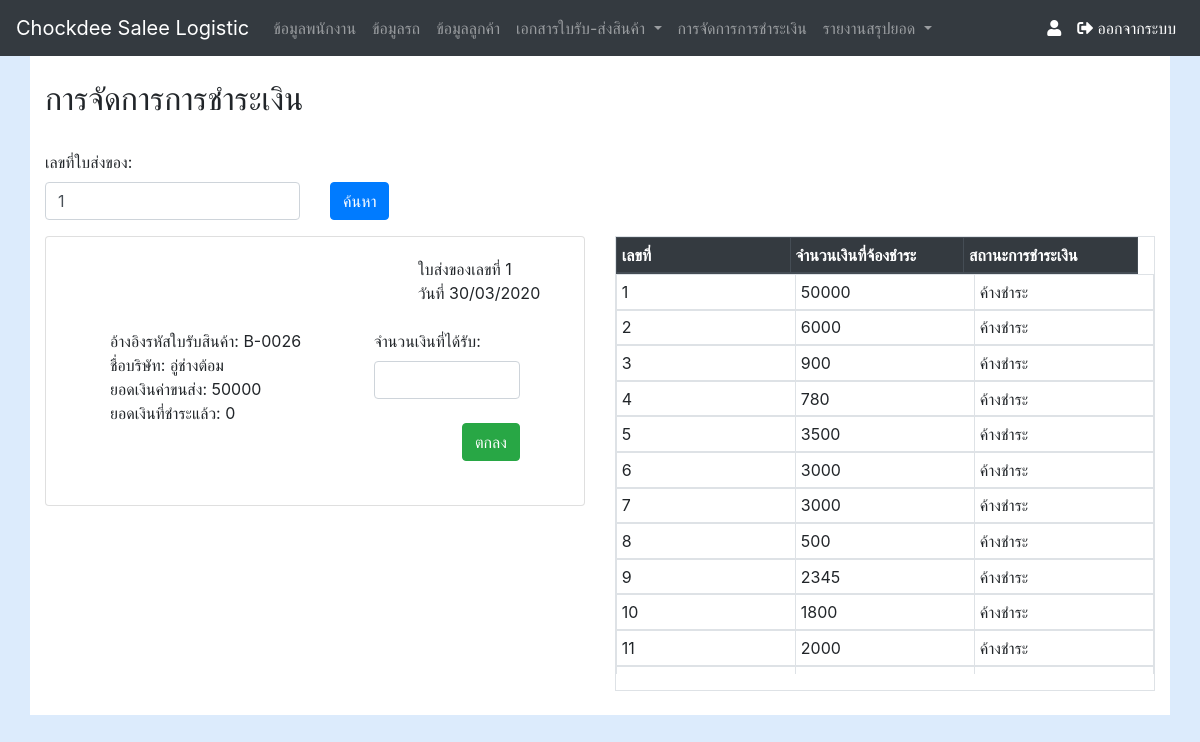
/payment.php?id=1, run on the app's committed database.
### tables this page shows
CREATE TABLE `tb_inv_wb` (
  `tiw_id` int(11) NOT NULL,
  `tiw_wb_id` int(11) NOT NULL,
  `tiw_date` datetime NOT NULL DEFAULT CURRENT_TIMESTAMP,
  `tiw_money` int(11) NOT NULL DEFAULT '0'
);

CREATE TABLE `tb_waybill` (
  `wb_id` int(10) NOT NULL COMMENT 'auto',
  `wb_nbook` varchar(8) NOT NULL COMMENT 'เล่มที่',
  `wb_date` varchar(50) NOT NULL COMMENT 'วันที่',
  `wb_money` float NOT NULL COMMENT 'จำนวนเงิน',
  `wb_payment` enum('ยังไม่ได้ชำระ','ชำระแล้ว') NOT NULL COMMENT 'สถานะ',
  `wb_img` varchar(100) NOT NULL COMMENT 'รูปภาพ',
  `wb_nber` varchar(10) NOT NULL COMMENT 'เลขที่',
  `customer_id` varchar(10) NOT NULL COMMENT 'เรียกใช้มาจากตารางลูกค้า',
  `car_id` int(5) NOT NULL COMMENT 'เรียกใช้มาจากตารางข้อมูลรถ',
  `wb_id_set` varchar(8) DEFAULT NULL,
  `tb_inv_status` int(11) NOT NULL,
  `staff_id` int(11) NOT NULL
);

CREATE TABLE `tb_customer` (
  `cus_id` int(5) NOT NULL COMMENT 'รหัสลูกค้า',
  `customer_id` varchar(10) NOT NULL,
  `cus_compan` varchar(40) NOT NULL COMMENT 'ชื่อบริษัท',
  `cus_house` varchar(8) NOT NULL COMMENT 'บ้านเลขที่',
  `cus_vill` int(5) NOT NULL COMMENT 'หมู่ที่',
  `cus_sub` varchar(20) NOT NULL COMMENT 'ตำบล',
  `cus_area` varchar(20) NOT NULL COMMENT 'อำเภอ',
  `cus_pro` varchar(20) NOT NULL COMMENT 'จังหวัด',
  `cus_pos` varchar(5) NOT NULL COMMENT 'รหัสไปรษณีย์',
  `cus_tle` varchar(10) NOT NULL COMMENT 'เบอร์โทรศัพท์',
  `cus_tin` varchar(13) NOT NULL COMMENT 'เลขประจำตัวผู้เสียภาษี'
);

### payment.php (the view, shortened to what this page needs)
<?php require_once('nevbar.php');
require_once('Connections/myconnect.php');
$id = $_GET["id"];
?>
<!DOCTYPE html>
<html>
<head>
    <link rel="stylesheet" href="css/custom.css" />
</head>
<body>
    <div class="container">
        <br />
        <h2>การจัดการการชำระเงิน</h2>
        <br />
        <form method="get" action="<?php echo $_SERVER['SCRIPT_NAME'];?>">
            <div class="form-group">
                <label for="usr">เลขที่ใบส่งของ:</label>
                <div class="row">
                    <div class="col-sm-3">
                        <input type="text" class="form-control" id="usr" name="id" value="<?php echo $_GET["id"];?>" />
                    </div>
                    <div class="col-sm-1">
                        <button type="submit" class="btn btn-primary">ค้นหา</button>
                    </div>
                </div>
            </div>
        </form>
        <div class=row>
            <div class=col-sm-6>
                <?php
if($_GET["id"]){
  $query_payment = "SELECT * FROM `tb_inv_wb`
                    INNER JOIN tb_waybill
                    ON tb_waybill.wb_id=tb_inv_wb.tiw_wb_id
                    INNER JOIN tb_customer
                    ON tb_customer.cus_id=tb_waybill.	customer_id
                    WHERE tiw_id=$id";
  $PaymentDetail = mysql_query($query_payment, $myconnect) or die(mysql_error());
  $PaymentDetailID = mysql_fetch_assoc($PaymentDetail);
if(!$PaymentDetailID['wb_id_set']){
    echo '<div class="card">
             <div class="card-body">
                 <br />
                <h2>ไม่พบรายการ...<h2>
                <br />
             </div>
        </div>';
}
else{
  ?>
                <div class="card">
                    <div class="card-body">
                        <div class=row>
                            <div class="col-sm-8"></div>
                            <div class="col-sm-4">
                                <div>ใบส่งของเลขที่ <?php echo $_GET["id"] ?> </div>
                                <div>วันที่ <?php echo date_format(date_create($PaymentDetailID['tiw_date']),"d/m/Y") ?>
                                </div>
                            </div>
                        </div>
                        <br />
                        <div class="row">
                            <div class="col-sm-1"></div>
                            <div class="col-sm-6">
                                <div>อ้างอิงรหัสใบรับสินค้า: <?php echo $PaymentDetailID['wb_id_set'] ?></div>
                                <div>ชื่อบริษัท: <?php echo $PaymentDetailID['cus_compan'] ?></div>
                                <div>ยอดเงินค่าขนส่ง: <?php echo $PaymentDetailID['wb_money'] ?></div>
                                <div>ยอดเงินที่ชำระแล้ว: <?php echo $PaymentDetailID['tiw_money'] ?></div>
                                <br />
                            </div>
                            <div class="col-sm-4">
                                <label for="money">จำนวนเงินที่ได้รับ:</label>
                                <input type="number" class="form-control" id="money" />
                                <br />
                                <button class="btn btn-success float-right">ตกลง</button>
                            </div>
                        </div>
                        <br />
                    </div>
                </div>
                <?php
}
                }
                $query_payment_all = "SELECT * FROM `tb_inv_wb`
                INNER JOIN tb_waybill
                ON tb_waybill.wb_id=tb_inv_wb.tiw_wb_id
                INNER JOIN tb_customer
                ON tb_customer.cus_id=tb_waybill.customer_id";
                $PaymentDetailAll = mysql_query($query_payment_all, $myconnect) or die(mysql_error());
?>
            </div>
            <div class="col-sm-6">
                <table class="table table-hover table-sm table-bordered">
                    <thead class="thead-dark">
                        <tr>
                            <th>เลขที่</th>
                            <th>จำนวนเงินที่จ้องชำระ</th>
                            <th>สถานะการชำระเงิน</th>
                        </tr>
                    </thead>
                    <tbody>
                        <?php
                        while($row_PaymentDetailAll = mysql_fetch_array($PaymentDetailAll)) {
                    ?>
                        <tr>
                            <td><?php echo $row_PaymentDetailAll["tiw_id"]; ?></td>
                            <td><?php echo $row_PaymentDetailAll['wb_money'] ?></td>
                            <td><?php echo "ค้างชำระ" ?></td>
                        </tr>
                        <?php } ?>
                    </tbody>
                </table>
            </div>
        </div>
        <br />
    </div>
</body>
</html>

### css/custom.css (style rules this page uses)
body { background: #DCEBFC; }
.container { background: #FFF; }
table, tbody { display: block; height: 400px; overflow: auto; }
thead, tbody tr { display: table; width: 100%; table-layout: fixed; }
thead { width: calc(100% - 1em) }
table { width: 100%; height:100% }

### data on the page
tb_inv_wb: tiw_date "30/03/2020", tb_waybill.wb_id_set "B-0026", tb_customer.cus_compan "อู่ช่างต้อม", tb_waybill.wb_money "50000", tiw_money "0", tiw_id "1"
tb_inv_wb: tiw_id "2", tb_waybill.wb_money "6000"
tb_inv_wb: tiw_id "3", tb_waybill.wb_money "900"
tb_inv_wb: tiw_id "4", tb_waybill.wb_money "780"
tb_inv_wb: tiw_id "5", tb_waybill.wb_money "3500"
tb_inv_wb: tiw_id "6", tb_waybill.wb_money "3000"
tb_inv_wb: tiw_id "7", tb_waybill.wb_money "3000"
tb_inv_wb: tiw_id "8", tb_waybill.wb_money "500"
tb_inv_wb: tiw_id "9", tb_waybill.wb_money "2345"
tb_inv_wb: tiw_id "10", tb_waybill.wb_money "1800"
tb_inv_wb: tiw_id "11", tb_waybill.wb_money "2000"

### other printed values
$_GET["id"] "1"
